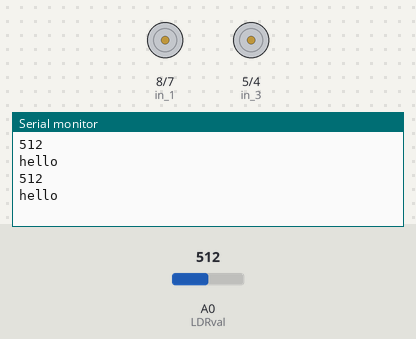
A sketch run on a simulated Arduino Uno, built with avr-gcc and run on an emulated ATmega328P. Shown: motor-driver pin pairs drawn as motors (green arrow = first pin HIGH = forward, orange = second pin HIGH = backward, longer = more drive, scaled by the enable pin), the last lines printed to the serial monitor. The inputs (shaded band) are chosen by the test bench; at power-on: A0 (LDRval) = 512.

Above: at 5.3 s.
5.4 s: A0 (LDRval) set to 53
At 9.8 s:
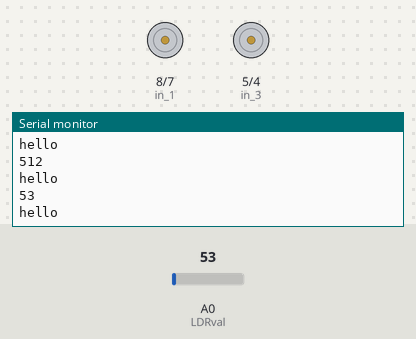
10.8 s: A0 (LDRval) set to 45
At 14.4 s:
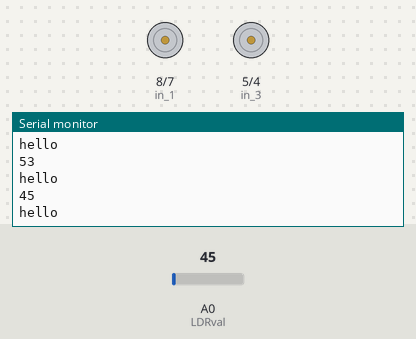
20.0 s: A0 (LDRval) set to 122
At 26.8 s:
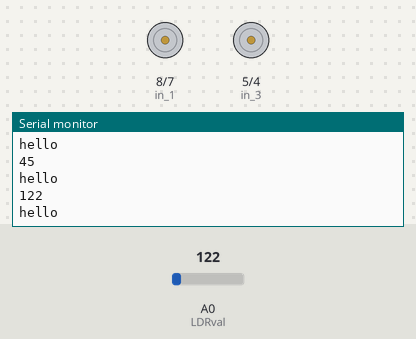
29.0 s: A0 (LDRval) set to 40
At 33.0 s:
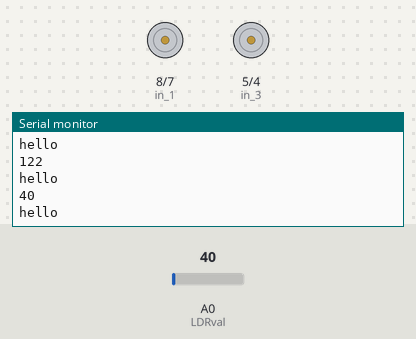
Timing chart, 0 to 34.5 s (numbered marks = the images above; inputs shaded):
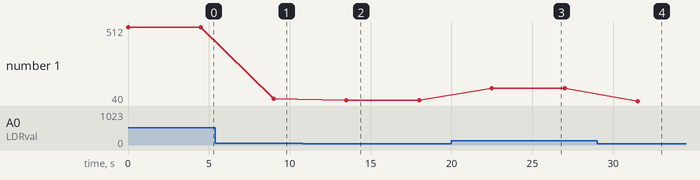

Measured:
- after the input at 5.4 s, the serial monitor: prints a new line after 3.6 s (image 1)
- after the input at 10.8 s, the serial monitor: prints a new line after 2.7 s (image 2)
- after the input at 20.0 s, the serial monitor: prints a new line after 2.5 s (image 3)
- after the input at 29.0 s, the serial monitor: prints a new line after 2.5 s (image 4)
- plotted number 1: 512 → 53 after the input at 5.4 s, 53 → 45 after the input at 10.8 s, 45 → 122 after the input at 20.0 s, 122 → 40 after the input at 29.0 s

The sketch:

Motor.ino
```cpp
// Motor A

int en_A = 9;
int in_1 = 8;
int in_2 = 7;

// Motor B

int en_B = 3;
int in_3 = 5;
int in_4 = 4;

// Sample using LDR
int LDRval = A0;

void setup()

{

 Serial.begin(9600);
  // Set all the motor control pins to outputs
  pinMode(en_A, OUTPUT);
  pinMode(en_B, OUTPUT);
  pinMode(in_1, OUTPUT);
  pinMode(in_2, OUTPUT);
  pinMode(in_3, OUTPUT);
  pinMode(in_4, OUTPUT);

	pinMode(LDRval, INPUT);
}

void loop() {

LDRval = analogRead (A0); // Read LDR value
  Serial.println (LDRval);  // Print LDR value
  Serial.println ("hello");  // Print LDR value
  delay(500);
  if (LDRval <= 50) // insert number here
  // For when the device closes
  //For Anti Clock-wise motion - IN_1 = LOW , IN_2 = HIGH
  {digitalWrite(in_1,LOW) ;
  digitalWrite(in_2,HIGH) ;
  digitalWrite(in_3, LOW) ;
  digitalWrite(in_4, HIGH) ;
  delay(3000) ;}

  else
  // For when the device opens
  //For Clock-wise motion - IN_1 = HIGH , IN_2 = LOW
  {digitalWrite(in_1,HIGH) ;
  digitalWrite(in_2,LOW) ;
  digitalWrite(in_3, HIGH) ;
  digitalWrite(in_4, LOW) ;
  delay(3000) ;}


//For brake
digitalWrite(in_1,LOW) ;
digitalWrite(in_2,LOW) ;
digitalWrite(in_3, LOW) ;
digitalWrite(in_4, LOW) ;
delay(1000) ;

}
```
